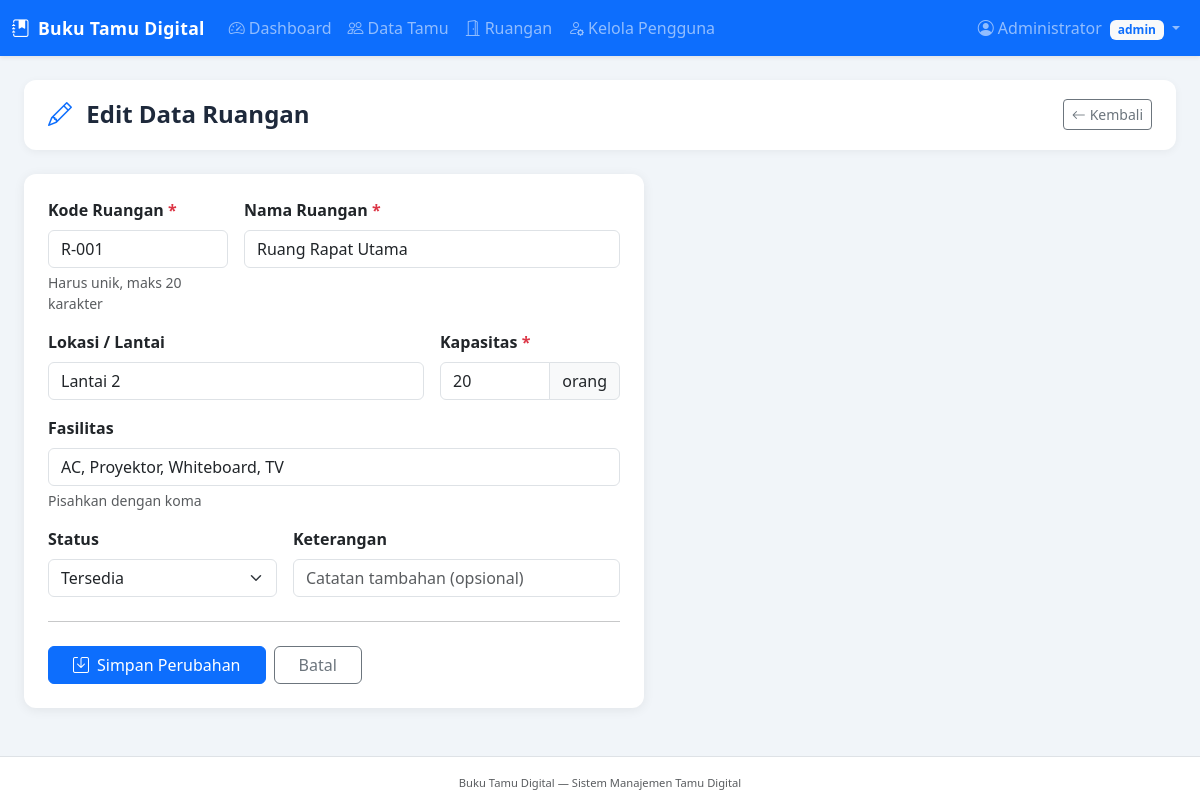
The page /pages/ruangan_form.php?id=1 (signed in) on the database its author committed.
### tables this page shows
CREATE TABLE `ruangan` (
  `id` int(11) NOT NULL,
  `kode_ruangan` varchar(20) NOT NULL,
  `nama_ruangan` varchar(100) NOT NULL,
  `lokasi` varchar(150) DEFAULT NULL,
  `kapasitas` int(11) DEFAULT 1,
  `fasilitas` text DEFAULT NULL,
  `status` enum('tersedia','digunakan','maintenance') DEFAULT 'tersedia',
  `keterangan` text DEFAULT NULL,
  `created_at` timestamp NOT NULL DEFAULT current_timestamp(),
  `updated_at` timestamp NOT NULL DEFAULT current_timestamp() ON UPDATE current_timestamp()
);

### pages/ruangan_form.php (the view, shortened to what this page needs)
<?php
$conn = getConnection();
$id     = isset($_GET['id']) && is_numeric($_GET['id']) ? (int)$_GET['id'] : 0;
$isEdit = $id > 0;
$data   = [
    'kode_ruangan' => '',
    'nama_ruangan' => '',
    'lokasi'       => '',
    'kapasitas'    => 1,
    'fasilitas'    => '',
    'status'       => 'tersedia',
    'keterangan'   => '',
];
if ($isEdit) {
    $stmt = $conn->prepare("SELECT * FROM ruangan WHERE id = ?");
    $stmt->bind_param('i', $id);
    $stmt->execute();
    $fetched = $stmt->get_result()->fetch_assoc();
    $data = array_merge($data, $fetched);
}
include __DIR__ . '/../includes/header.php';
?>
<div class="page-header">
    <h4>
        <i class="bi bi-<?= $isEdit ? 'pencil' : 'plus-circle' ?> me-2 text-primary"></i>
        <?= $isEdit ? 'Edit Data Ruangan' : 'Tambah Ruangan Baru' ?>
    </h4>
    <a href="<?= BASE_URL ?>/pages/ruangan.php" class="btn btn-outline-secondary btn-sm">
        <i class="bi bi-arrow-left me-1"></i>Kembali
    </a>
</div>
<div class="card form-card" style="max-width:620px">
    <div class="card-body p-4">
        <form method="POST">
            <div class="row g-3">
                <div class="col-md-4">
                    <label class="form-label fw-semibold">Kode Ruangan <span class="text-danger">*</span></label>
                    <input type="text" name="kode_ruangan" class="form-control text-uppercase"
                           value="<?= htmlspecialchars($data['kode_ruangan']) ?>"
                           placeholder="Contoh: R-001" maxlength="20" required>
                    <div class="form-text">Harus unik, maks 20 karakter</div>
                </div>
                <div class="col-md-8">
                    <label class="form-label fw-semibold">Nama Ruangan <span class="text-danger">*</span></label>
                    <input type="text" name="nama_ruangan" class="form-control"
                           value="<?= htmlspecialchars($data['nama_ruangan']) ?>"
                           placeholder="Contoh: Ruang Rapat Utama" required>
                </div>
                <div class="col-md-8">
                    <label class="form-label fw-semibold">Lokasi / Lantai</label>
                    <input type="text" name="lokasi" class="form-control"
                           value="<?= htmlspecialchars($data['lokasi']) ?>"
                           placeholder="Contoh: Lantai 2, Gedung A">
                </div>
                <div class="col-md-4">
                    <label class="form-label fw-semibold">Kapasitas <span class="text-danger">*</span></label>
                    <div class="input-group">
                        <input type="number" name="kapasitas" class="form-control"
                               value="<?= (int)$data['kapasitas'] ?>" min="1" required>
                        <span class="input-group-text">orang</span>
                    </div>
                </div>
                <div class="col-12">
                    <label class="form-label fw-semibold">Fasilitas</label>
                    <input type="text" name="fasilitas" class="form-control"
                           value="<?= htmlspecialchars($data['fasilitas']) ?>"
                           placeholder="Contoh: AC, Proyektor, Whiteboard, TV">
                    <div class="form-text">Pisahkan dengan koma</div>
                </div>
                <div class="col-md-5">
                    <label class="form-label fw-semibold">Status</label>
                    <select name="status" class="form-select">
                        <option value="tersedia"    <?= $data['status']=='tersedia'?'selected':'' ?>>Tersedia</option>
                    </select>
                </div>
                <div class="col-md-7">
                    <label class="form-label fw-semibold">Keterangan</label>
                    <input type="text" name="keterangan" class="form-control"
                           value="<?= htmlspecialchars($data['keterangan']) ?>"
                           placeholder="Catatan tambahan (opsional)">
                </div>
            </div>
            <hr class="my-4">
            <div class="d-flex gap-2">
                <button type="submit" class="btn btn-primary px-4">
                    <i class="bi bi-save me-2"></i><?= $isEdit ? 'Simpan Perubahan' : 'Tambah Ruangan' ?>
                </button>
                <a href="<?= BASE_URL ?>/pages/ruangan.php" class="btn btn-outline-secondary px-4">Batal</a>
            </div>
        </form>
    </div>
</div>
<?php include __DIR__ . '/../includes/footer.php'; ?>

### assets/css/style.css (style rules this page uses)
:root { --primary: #0d6efd; --sidebar-bg: #1e293b; }
body { background-color: #f1f5f9; font-family: 'Segoe UI', sans-serif; }
.page-header { background: white; border-radius: 12px; padding: 1.2rem 1.5rem; margin-bottom: 1.5rem; box-shadow: 0 2px 8px rgba(0,0,0,0.05); display: flex; align-items: center; justify-content: space-between; }
.page-header h4 { margin: 0; font-weight: 600; color: #1e293b; }
.form-card { border: none; border-radius: 12px; box-shadow: 0 2px 12px rgba(0,0,0,0.07); }

### rows shown on the page
ruangan: kode_ruangan "R-001", nama_ruangan "Ruang Rapat Utama", lokasi "Lantai 2", kapasitas "20", fasilitas "AC, Proyektor, Whiteboard, TV", status "Tersedia"

### other values the page prints
APP_NAME "Buku Tamu Digital"
$_SESSION['nama'] "Administrator"
$_SESSION['role'] "admin"
